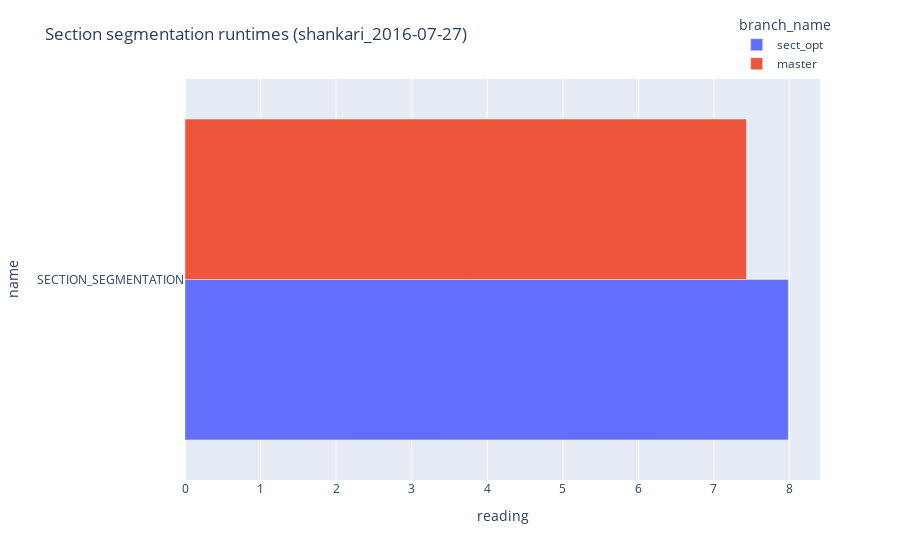

Notebook source saved alongside this figure:
### Code cell
trip_segmentation_df = pipeline_stats_df[
    pipeline_stats_df['name'].str.contains('SECTION_SEGMENTATION')
]
fig = px.bar(
    trip_segmentation_df,
    y="name",
    x="reading",
    color="branch_name",
    orientation="h",
)
fig.update_layout(
    title=f"Section segmentation runtimes ({day})",
    barmode='group',
    legend=dict(
        yanchor="bottom",
        xanchor="right",
    )
)
fig.show()

### Figure 1 — Plotly figure (JSON) as saved in the notebook; plotly's stock layout.template omitted (floating-point values rounded to 4 significant figures)
{"data": [{"hovertemplate": "branch_name=sect_opt<br>reading=%{x}<br>name=%{y}<extra></extra>", "legendgroup": "sect_opt", "marker": {"color": "#636efa", "pattern": {"shape": ""}}, "name": "sect_opt", "orientation": "h", "showlegend": true, "textposition": "auto", "type": "bar", "x": [7.983], "xaxis": "x", "y": ["SECTION_SEGMENTATION"], "yaxis": "y"}, {"hovertemplate": "branch_name=master<br>reading=%{x}<br>name=%{y}<extra></extra>", "legendgroup": "master", "marker": {"color": "#EF553B", "pattern": {"shape": ""}}, "name": "master", "orientation": "h", "showlegend": true, "textposition": "auto", "type": "bar", "x": [7.43], "xaxis": "x", "y": ["SECTION_SEGMENTATION"], "yaxis": "y"}], "layout": {"barmode": "group", "legend": {"title": {"text": "branch_name"}, "tracegroupgap": 0, "xanchor": "right", "yanchor": "bottom"}, "margin": {"t": 60}, "title": {"text": "Section segmentation runtimes (shankari_2016-07-27)"}, "xaxis": {"anchor": "y", "domain": [0, 1], "title": {"text": "reading"}}, "yaxis": {"anchor": "x", "domain": [0, 1], "title": {"text": "name"}}}}
